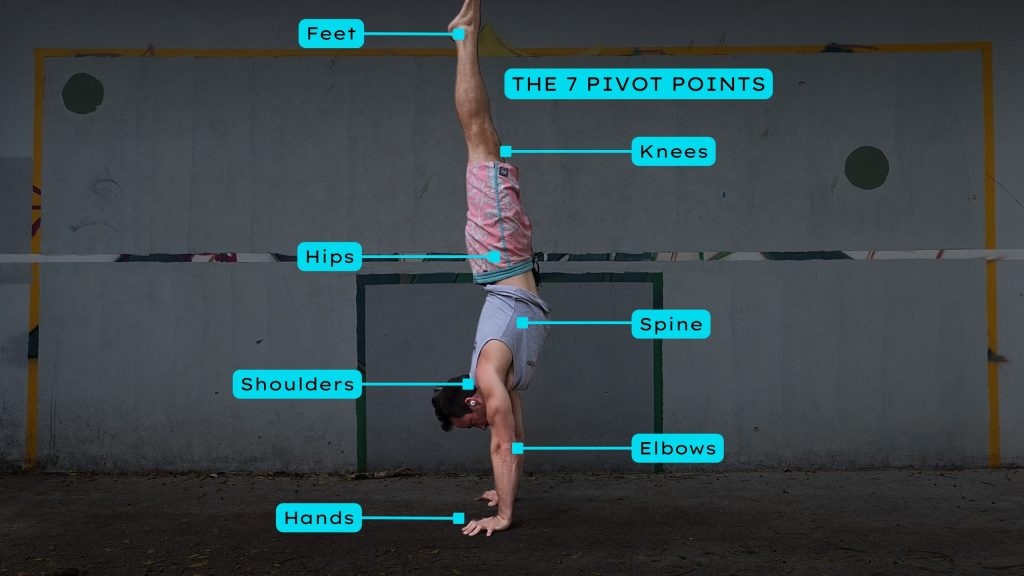
#> input picture training_data/handstand-1.jpg, 1024 x 576 px
$ python -i jump.py   (imports and definitions only)   (older library calls are emulated)
#> lines starting #> are read from the running program, lines starting #| are printed output that depends on the picture
#> further down, picture is the input picture: shape (576, 1024, 3); mean B, G, R 71.4, 67.6, 56.5
import cv2
import mediapipe as mp
import numpy as np
import os
from collections import deque

mp_pose = mp.solutions.pose
# [1 line that did not run here, left out]

# ----------------------
# Parameters
# ----------------------
HEIGHT_THRESH = 0.04     # how much higher than standing
VEL_THRESH = -0.002
LANDING_THRESH = 0.013

hip_buffer = deque(maxlen=30)
vel_buffer = deque(maxlen=10)

jump_count = 0
in_jump = False
peak_taken = False

SAVE_DIR = "jump_photos"
# [1 line not run here, left out]

def estimate_sharpness(image):
    """Estimate image sharpness using Laplacian variance"""
    gray = cv2.cvtColor(image, cv2.COLOR_BGR2GRAY)
    laplacian_var = cv2.Laplacian(gray, cv2.CV_64F).var()
    return laplacian_var

def enhance_image(image):
    """Enhance image quality to reduce blur artifacts"""
    # Reduce noise while preserving edges
    denoised = cv2.bilateralFilter(image, 9, 75, 75)
    # Enhance edges slightly
    kernel = np.array([[-1,-1,-1],
                       [-1, 9,-1],
                       [-1,-1,-1]]) / 1.0
    sharpened = cv2.filter2D(denoised, -1, kernel)
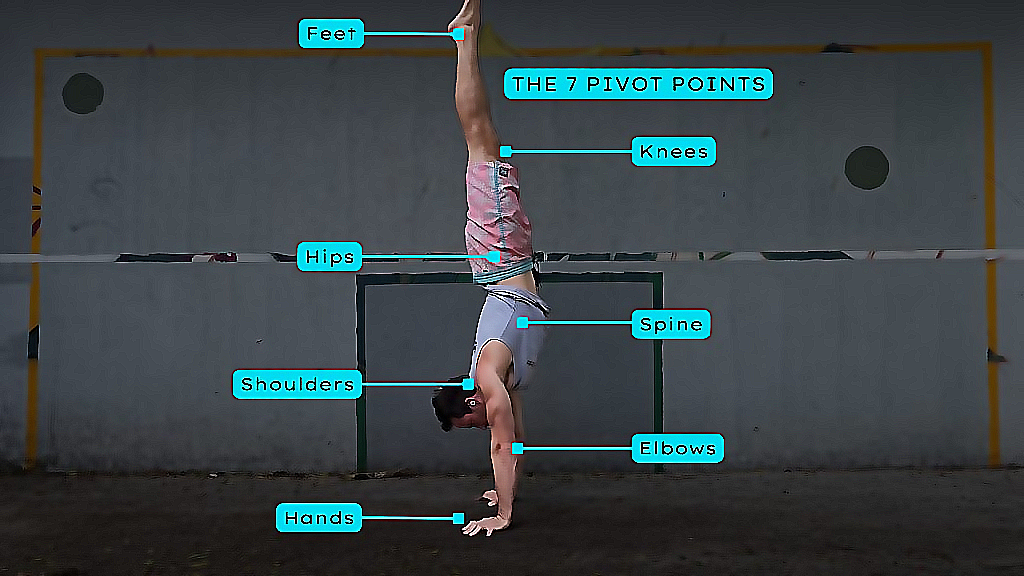
#> sharpened: shape (576, 1024, 3); mean B, G, R 71.4, 68, 57.6
    # Blend for natural look
    enhanced = cv2.addWeighted(denoised, 0.6, sharpened, 0.4, 0)
    return enhanced

# [92 lines not run here, left out]

>>> import cv2
>>> picture = cv2.imread('training_data/handstand-1.jpg')
>>> result = enhance_image(picture)

$ run again, on training_data/handstand-4.jpg
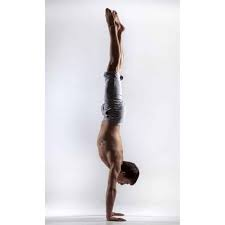
#> input picture training_data/handstand-4.jpg, 225 x 225 px
#> picture is the input picture: shape (225, 225, 3); mean B, G, R 231.8, 229.1, 230.8
#> in enhance_image, `sharpened = cv2.filter2D(denoised, -1, kernel)`:
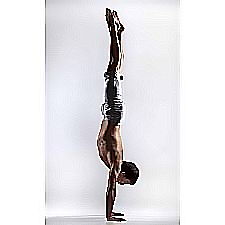
#> sharpened: shape (225, 225, 3); mean B, G, R 231.6, 228.8, 230
#> in enhance_image, `enhanced = cv2.addWeighted(denoised, 0.6, sharpened, 0.4, 0)`:
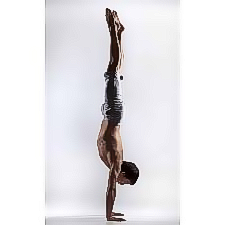
#> enhanced: shape (225, 225, 3); mean B, G, R 231.7, 229, 230.5

$ run again, on training_data/handstand-3.webp
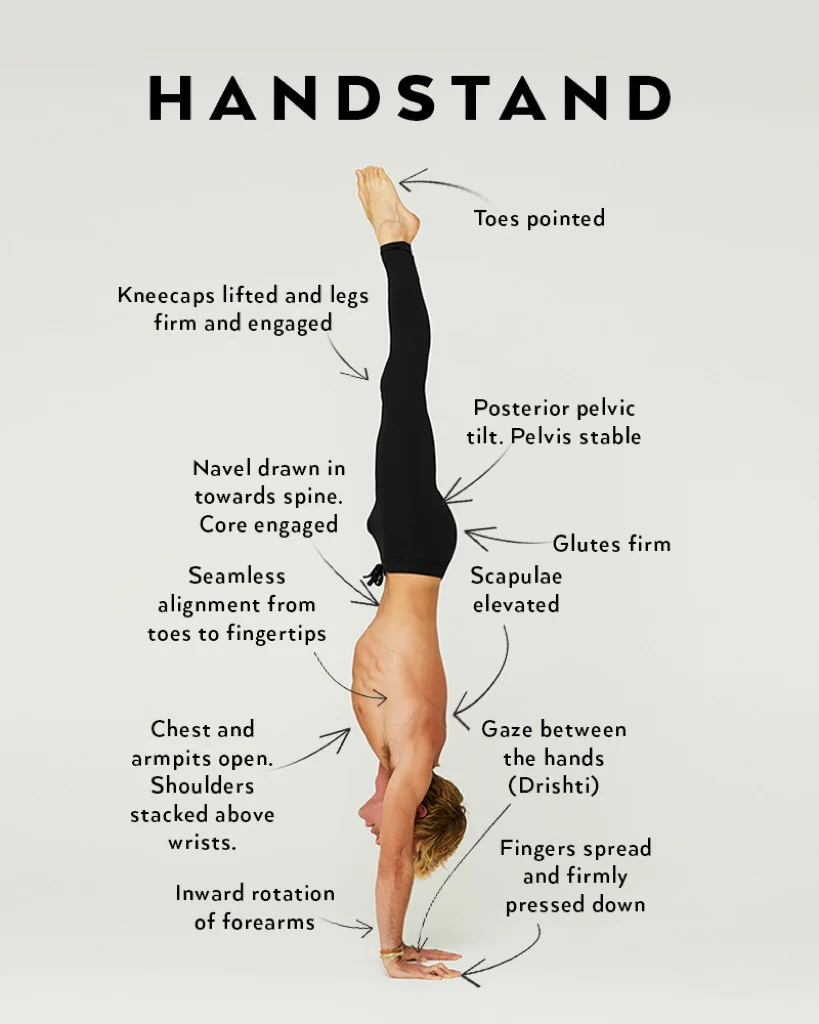
#> input picture training_data/handstand-3.webp, 819 x 1024 px
#> picture is the input picture: shape (1024, 819, 3); mean B, G, R 206.9, 213, 214.3
#> in enhance_image, `sharpened = cv2.filter2D(denoised, -1, kernel)`:
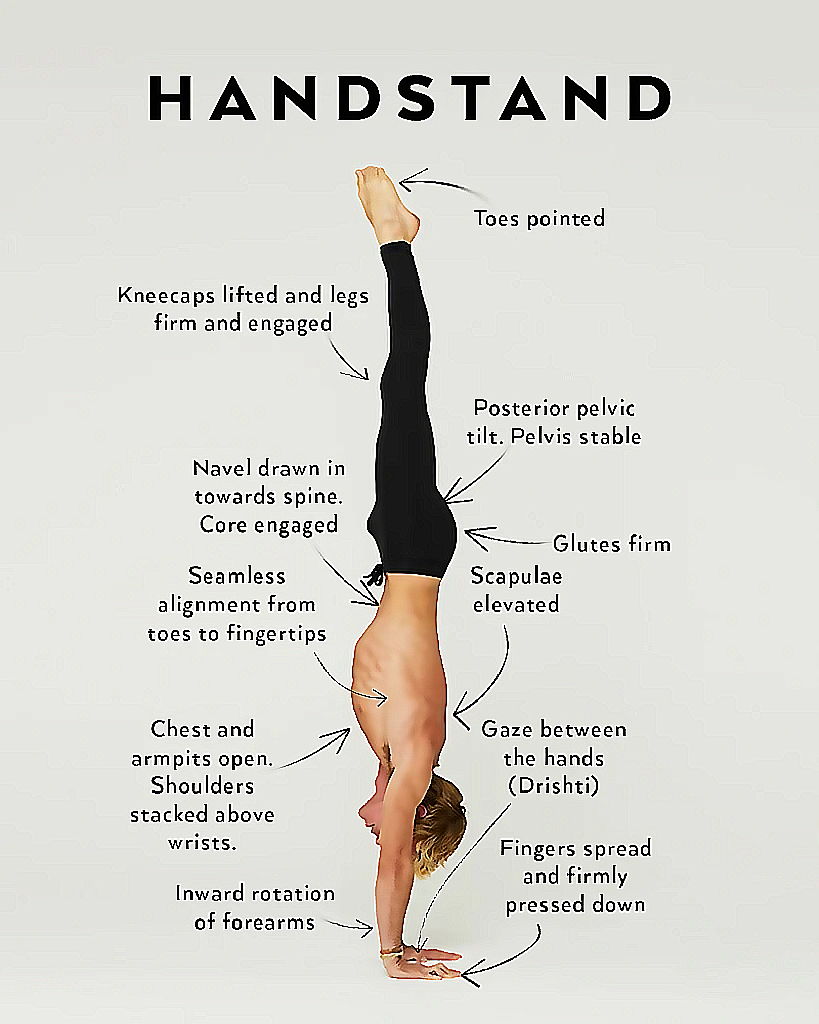
#> sharpened: shape (1024, 819, 3); mean B, G, R 208.1, 213.9, 215.2
